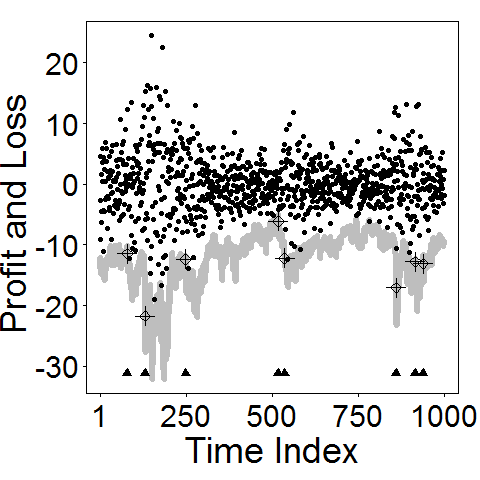

Here is the R script that generated this plot:
############################# computation of VaR using CVine copula
rm(list = ls(all = TRUE))
graphics.off()

# please set working directory setwd('C:/...') setwd('~/...') #
# linux/mac os setwd('/Users/...') # windows

libraries = c("CDVine", "fGarch", "foreach", "doParallel", "copula")
lapply(libraries, function(x) if (!(x %in% installed.packages())) {
    install.packages(x)
})
lapply(libraries, library, quietly = TRUE, character.only = TRUE)

############################# set up
eps1                = read.csv("eps1.csv")
sp.126              = read.csv("sp126.csv", header = T)[, -c(1, 2)]
p1                  = sp.126[-1, ]
p2                  = sp.126[-length(sp.126[, 1]), ]
l.r                 = 100 * log(p1/p2)
r                   = l.r
r1                  = r[, -c(1)]
r2                  = r1
dims                = 5
attach(r2)
r2                  = data.frame(cbind(AVB, EQR, TXN, ADI, LLY))
M                   = 1000
backtestNr          = 1000
VaR                 = matrix(NA, backtestNr, 4)
slidingWindowLength = 300
eps                 = matrix(NA, backtestNr, dim(r2)[2])
colnames(eps)       = colnames(r2)
eps1                = data.frame()
dat                 = eps1
paraMat             = list()
para                = matrix(NA, dims, 4)
sigma               = matrix(NA, backtestNr, dims)

############################# estimation GARCH parameter
cl     = makeCluster(37)
registerDoParallel(cl)
getDoParWorkers()
dat    = r2
datMat = list()

for (i in 1:backtestNr) {
    datMat[[i]] = dat[c(i:(i + (slidingWindowLength - 1))), 1:dims]
}
lengthPara  = 4
lengthEps1  = slidingWindowLength
lengthSigma = slidingWindowLength

objFun = function(dMat) {
    paraComb = list()
    library(fGarch)
    for (i in 1:dims) {
        fit           = garchFit(~garch(1, 1), data = dMat[[i]], trace = F)
        eps1.loop     = fit@residuals/fit@sigma.t
        para.loop     = fit@fit$coef
        sigma.loop    = fit@sigma.t
        lengthPara    = length(para.loop)
        paraComb[[i]] = c(para.loop, sigma.loop, eps1.loop)
    }
    return(paraComb)
}
resultD = foreach(dMat = datMat) %dopar% objFun(dMat)
stopCluster(cl)


############################# estimation of copula parameter
lengthPara  = 4   
lengthEps1  = slidingWindowLength  
lengthSigma = slidingWindowLength
totalLength = lengthPara + lengthEps1 + lengthSigma
epsComb     = list()
for (i in 1:backtestNr) {
    k            = pobs(as.data.frame(resultD[[i]]))
    epsComb[[i]] = k[-(1:(lengthPara + lengthEps1)), ]    
}
datMatEps = epsComb 

objFun = function(dMat) {
    library(CDVine)
    info      = CDVineCopSelect(dMat, type = 1)
    para.vine = c(info$family, info$par, info$par2)
    return(para.vine)
}

ptm            = proc.time()  
cl             = makeCluster(37)
registerDoParallel(cl)  
getDoParWorkers()
resultDcopPara = foreach(dMat = datMatEps, .combine = "rbind") %dopar% 
                         objFun(dMat)  
stopCluster(cl)

############################# VaR computation
spread.real = sp.126
attach(spread.real)
spread.real = data.frame(cbind(AVB, EQR, TXN, ADI, LLY))
S           = rowSums(spread.real)
S1          = S[-1]
S2          = S[-length(S)]
S3          = S2 - S1 
L.real      = S3[301:(300 + backtestNr)]
lengthPara  = 4  
lengthEps1  = slidingWindowLength 
lengthSigma = slidingWindowLength
totalLength = lengthPara + lengthEps1 + lengthSigma
para.vec    = resultDcopPara 
VaR         = matrix(NA, backtestNr, 4)  
datMatIndex = c(1:backtestNr)
objFunVaR   = function(dMat) {
    i = dMat
    library(CDVine)
    para.EmployedVine = para.vec[i, ]
    u                 = CDVineSim(M, para.EmployedVine[1:10], para.EmployedVine[11:20], 
                                 para.EmployedVine[21:30], type = 1)
    u                 = qnorm(u) 
    k                 = as.data.frame(resultD[[i]])  
    k1                = k[c(1:lengthPara, lengthPara + lengthEps1, totalLength), ] 

    h                 = sqrt(k1[2, ] + k1[3, ] * k1[lengthPara + 1, ]^2 * k1[lengthPara + 
                            2, ]^2 + k1[4, ] * k1[lengthPara + 1, ]^2)  
    k2                = matrix(NA, M, dims)
    k3                = matrix(NA, M, dims)
    k2[1, ]           = as.matrix(k1[1, ])  
    mu.t              = k2[rep(1, M), ] 
    k3[1, ]           = as.matrix(k1[lengthPara + 1, ]) 
    sig.t             = k3[rep(1, M), ]  
    R                 = mu.t + sig.t * u  
    spread.real.loop  = read.csv("sp126.csv")[, -c(1:2)]
    attach(spread.real.loop)
    spread            = data.frame(cbind(AVB, EQR, TXN, ADI, LLY))
    s1                = spread[i + (slidingWindowLength), ]  
    st                = data.frame(matrix(NA, M, dims))     
    st[1, ]           = s1
    st                = st[rep(1, M), ]
    L.sim             = matrix(NA, M, 1)  
    L.sim             = rowSums(st * (exp(0.01 * R) - 1))  
    VaRt1005          = quantile(L.sim, 0.05)
    VaRt1001          = quantile(L.sim, 0.01)
    VaRt10005         = quantile(L.sim, 0.005)
    VaRt10001         = quantile(L.sim, 0.001)
    VaRt              = c(VaRt1005, VaRt1001, VaRt10005, VaRt10001)
    return(VaRt) 
}

cl         = makeCluster(37)
registerDoParallel(cl)  
getDoParWorkers()
resultVaR  = foreach(dMat = datMatIndex, .combine = "rbind") %dopar% objFunVaR(dMat) 
stopCluster(cl)
head(resultVaR) 
VaR        = resultVaR
resultComb = data.frame(L.real, VaR)

############################# exceeding ratio
Exceeding_Ratio = numeric(4)
for (alpha in 2:5) {
    nullVector = rep(0, backtestNr)
    for (i in 1:length(resultComb[, alpha])) {
        if (resultComb[, 1][i] < resultComb[, alpha][i]) {
            nullVector[i] = 1
        } else {
            nullVector[i] = 0
        }
    }
    Exceeding_Ratio[alpha] = sum(nullVector)/backtestNr
}
Exceeding_Ratio

############################# plot of VaR and quantile = 0.001
alpha           = 5
ptForPlot       = c(min(resultComb[, 1]), min(resultComb[, 2]), min(resultComb[, 
                  3]), min(resultComb[, 4]), min(resultComb[, 5]))
lowPt           = min(ptForPlot)
upPt            = max(resultComb[, 1])
Portfolio_Value = seq(lowPt, upPt, length.out = length(resultComb[, 1]))
Time_Index      = 1:length(seq(lowPt, upPt, length.out = length(resultComb[, 
                  1])))
plot(Time_Index, 
     Portfolio_Value, 
     col   = "white", 
     pch   = 19, 
     cex   = 0.5, 
     xlab  = "Time Index", 
     ylab  = "Profit and Loss of Portfolio")
lines(resultComb[, alpha], col = "gray", lwd = 6)

for (i in 1:length(resultComb[, alpha])) {
    if (resultComb[, 1][i] < resultComb[, alpha][i]) {
        points(i, lowPt + 1, col = "black", pch = 17, cex = 1.5)  
        points(i, resultComb[, 1][i], 
               col = "black", 
               pch = 3, 
               cex = 2.5, 
               lwd = 1)  
        points(i, resultComb[, 1][i], 
               col = "black", 
               pch = 5, 
               cex = 1.5, 
               lwd = 1) 
    } else {
        points(i, resultComb[, 1][i], 
               col = "black", 
               pch = 19, 
               cex = 1) 
    }
}
